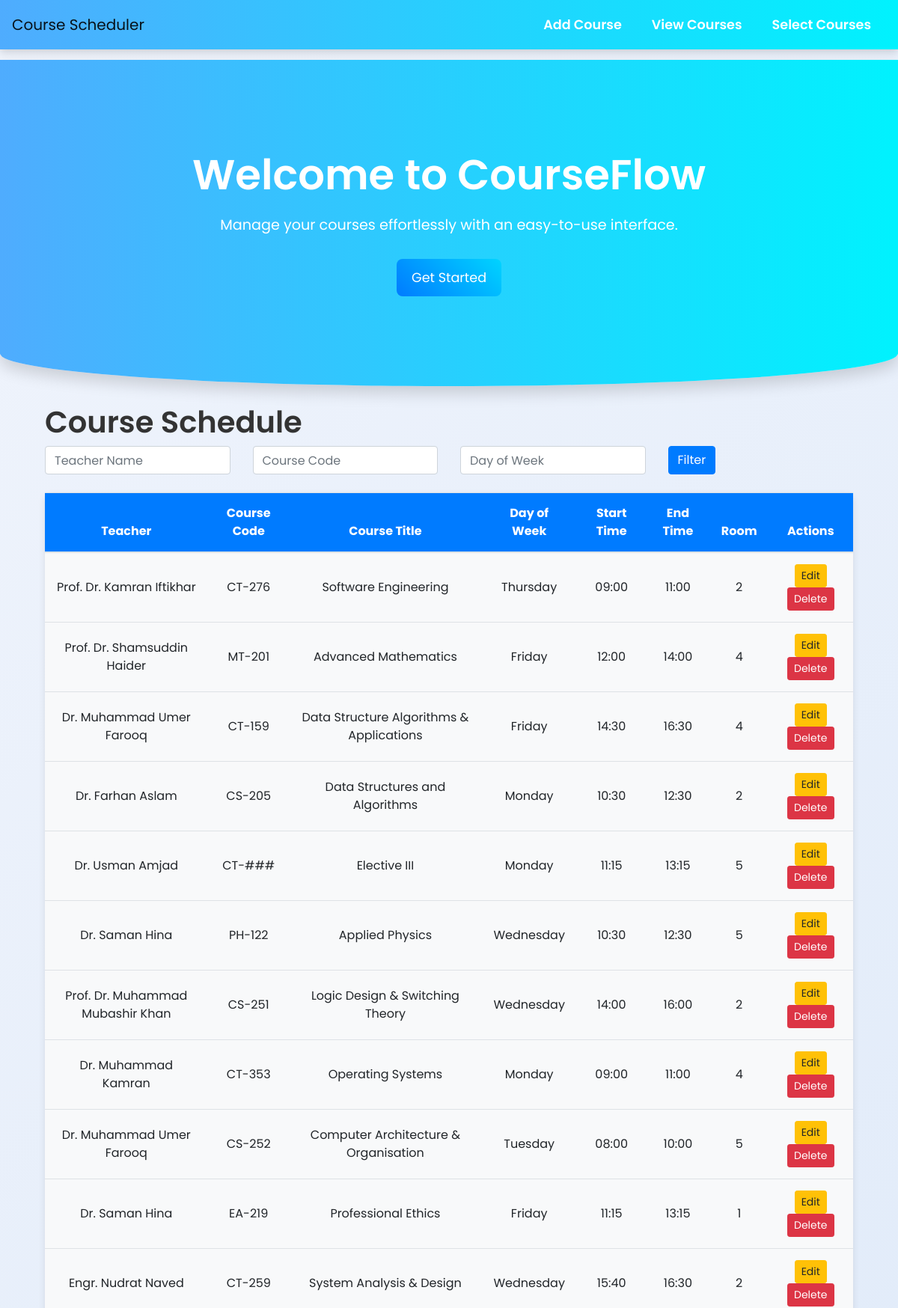
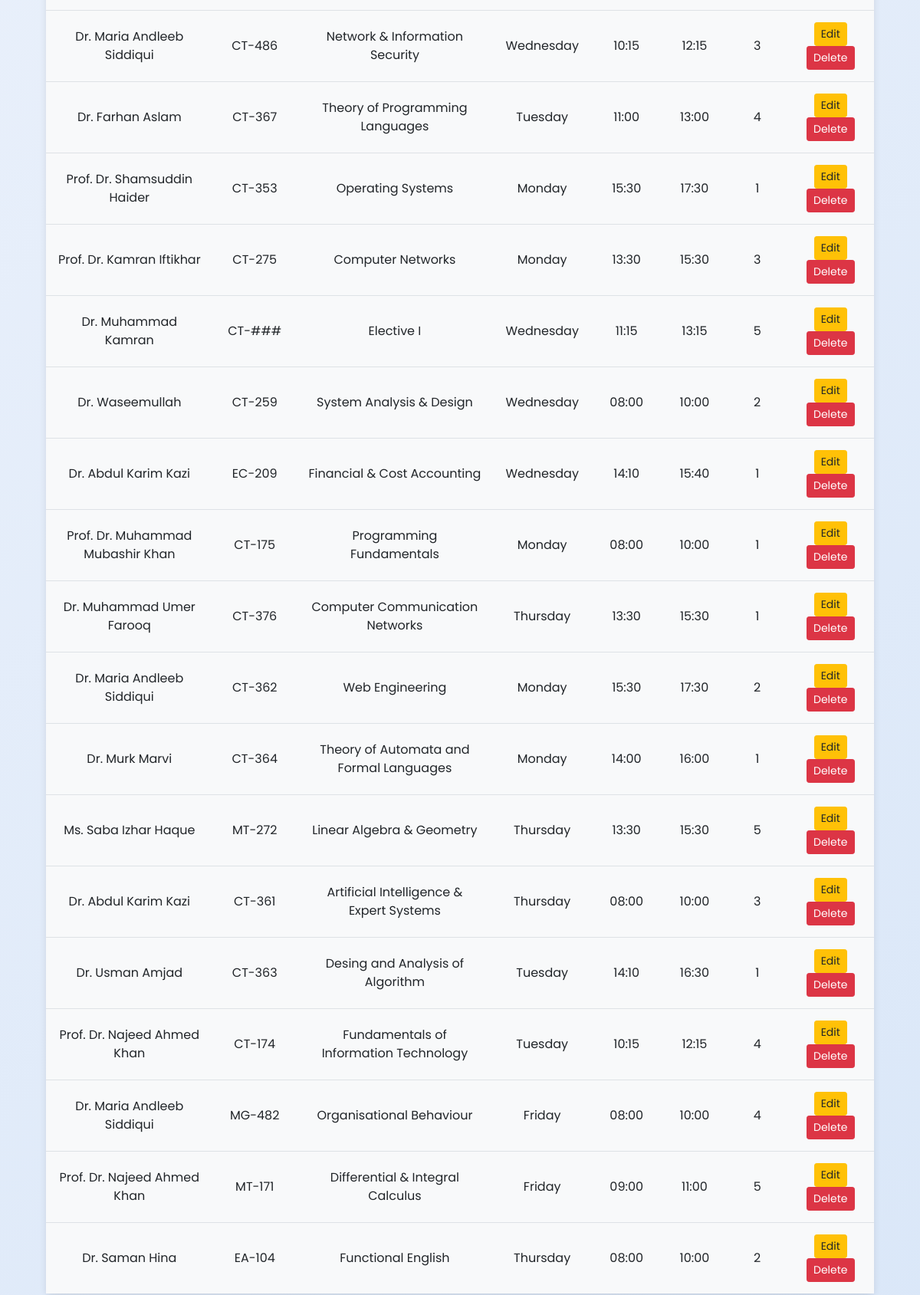
Screenshot of /courses (upper part) with the database file from the repository (2 pictures, top to bottom).
### tables this page shows
CREATE TABLE course_schedule (
        id INTEGER PRIMARY KEY AUTOINCREMENT,
        teacher_name TEXT NOT NULL,
        course_code TEXT NOT NULL,
        course_title TEXT NOT NULL,
        day_of_week TEXT NOT NULL,
        class_start_time TIME NOT NULL,
        class_end_time TIME NOT NULL,
        room INTEGER NOT NULL
    );

### app.py (the view)
@app.route('/courses', methods=['GET', 'POST'])
def course_list():
    try:
        teacher_name = request.args.get('teacher_name', '').strip()
        course_code = request.args.get('course_code', '').strip()
        day_of_week = request.args.get('day_of_week', '').strip()
        query = "SELECT * FROM course_schedule WHERE 1=1"
        params = []
        if teacher_name:
            query += " AND teacher_name LIKE ?"
            params.append(f"%{teacher_name}%")
        if course_code:
            query += " AND course_code LIKE ?"
            params.append(f"%{course_code}%")
        if day_of_week:
            query += " AND day_of_week LIKE ?"
            params.append(f"%{day_of_week}%")
        with get_db_connection() as conn:
            if conn:
                cursor = conn.cursor()
                cursor.execute(query, tuple(params))
                courses = cursor.fetchall()
            else:
                raise sqlite3.Error("Failed to connect to the database")
        if not courses:
            flash("No courses found with the selected filters.", "info")
        return render_template('index.html', courses=courses)
    except sqlite3.Error as e:
        flash(f"Error fetching course data: {e}", "danger")
        return render_template('index.html', courses=[])

### app.py (called while the page is built)
def get_db_connection():
    try:
        conn = sqlite3.connect('university_schedule.db')  # Connect to the database file
        conn.row_factory = sqlite3.Row  # Allows rows to behave like dictionaries
        return conn
    except sqlite3.Error as e:
        print(f"Database connection error: {e}")
        flash(f"Database error: {e}", "danger")
        return None

### templates/index.html (shortened to what this page needs)
{% extends 'base.html' %}
{% block content %}
    <div class="container">
        <h1>Course Schedule</h1>
        <form method="get" class="mb-4">
            <div class="row">
                <div class="col-md-3">
                    <input type="text" name="teacher_name" class="form-control" placeholder="Teacher Name">
                </div>
                <div class="col-md-3">
                    <input type="text" name="course_code" class="form-control" placeholder="Course Code">
                </div>
                <div class="col-md-3">
                    <input type="text" name="day_of_week" class="form-control" placeholder="Day of Week">
                </div>
                <div class="col-md-3">
                    <button type="submit" class="btn btn-primary">Filter</button>
                </div>
            </div>
        </form>
        <table class="table">
            <thead>
                <tr>
                    <th>Teacher</th>
                    <th>Course Code</th>
                    <th>Course Title</th>
                    <th>Day of Week</th>
                    <th>Start Time</th>
                    <th>End Time</th>
                    <th>Room</th>
                    <th>Actions</th>
                </tr>
            </thead>
            <tbody>
                {% for course in courses %}
                <tr>
                    <td>{{ course.teacher_name }}</td>
                    <td>{{ course.course_code }}</td>
                    <td>{{ course.course_title }}</td>
                    <td>{{ course.day_of_week }}</td>
                    <td>{{ course.class_start_time }}</td>
                    <td>{{ course.class_end_time }}</td>
                    <td>{{ course.room }}</td>
                    <td>
                        <a href="{{ url_for('edit_course', id=course.id) }}" class="btn btn-warning btn-sm">Edit</a>
                        <a href="{{ url_for('delete_course', id=course.id) }}" class="btn btn-danger btn-sm" onclick="return confirm('Are you sure you want to delete this course?');">Delete</a>
                    </td>
                </tr>
                {% endfor %}
            </tbody>
        </table>
    </div>
{% endblock %}

### templates/base.html (style rules this page uses)
body { font-family: "Poppins", sans-serif; background: linear-gradient(135deg, #f0f4fc, #dae7f8); color: #333; margin: 0; padding: 0; }
body { font-family: 'Poppins', sans-serif; background-color: #f7f7f7; margin: 0; padding: 0; }
h1, h2 { font-size: 2.5rem; font-weight: 600; }
.table { background-color: #fff; border-radius: 8px; box-shadow: 0 4px 10px rgba(0, 0, 0, 0.1); border-collapse: collapse; }
.table th, .table td { text-align: center; padding: 15px; vertical-align: middle; }
.table th { background-color: #007bff; color: white; }
.table td { background-color: #f8f9fa; font-size: 1rem; }
.mb-4 { margin-bottom: 20px; }

### rows the page displays
course_schedule: teacher_name "Prof. Dr. Kamran Iftikhar", course_code "CT-276", course_title "Software Engineering", day_of_week "Thursday", class_start_time "09:00", class_end_time "11:00", room "2"
course_schedule: teacher_name "Prof. Dr. Shamsuddin Haider", course_code "MT-201", course_title "Advanced Mathematics", day_of_week "Friday", class_start_time "12:00", class_end_time "14:00", room "4"
course_schedule: teacher_name "Dr. Muhammad Umer Farooq", course_code "CT-159", course_title "Data Structure Algorithms & Applications", day_of_week "Friday", class_start_time "14:30", class_end_time "16:30", room "4"
course_schedule: teacher_name "Dr. Farhan Aslam", course_code "CS-205", course_title "Data Structures and Algorithms", day_of_week "Monday", class_start_time "10:30", class_end_time "12:30", room "2"
course_schedule: teacher_name "Dr. Usman Amjad", course_code "CT-###", course_title "Elective III", day_of_week "Monday", class_start_time "11:15", class_end_time "13:15", room "5"
course_schedule: teacher_name "Dr. Saman Hina", course_code "PH-122", course_title "Applied Physics", day_of_week "Wednesday", class_start_time "10:30", class_end_time "12:30", room "5"
course_schedule: teacher_name "Prof. Dr. Muhammad Mubashir Khan", course_code "CS-251", course_title "Logic Design & Switching Theory", day_of_week "Wednesday", class_start_time "14:00", class_end_time "16:00", room "2"
course_schedule: teacher_name "Dr. Muhammad Kamran", course_code "CT-353", course_title "Operating Systems", day_of_week "Monday", class_start_time "09:00", class_end_time "11:00", room "4"
course_schedule: teacher_name "Dr. Muhammad Umer Farooq", course_code "CS-252", course_title "Computer Architecture & Organisation", day_of_week "Tuesday", class_start_time "08:00", class_end_time "10:00", room "5"
course_schedule: teacher_name "Dr. Saman Hina", course_code "EA-219", course_title "Professional Ethics", day_of_week "Friday", class_start_time "11:15", class_end_time "13:15", room "1"
course_schedule: teacher_name "Engr. Nudrat Naved", course_code "CT-259", course_title "System Analysis & Design", day_of_week "Wednesday", class_start_time "15:40", class_end_time "16:30", room "2"
course_schedule: teacher_name "Dr. Maria Andleeb Siddiqui", course_code "CT-486", course_title "Network & Information Security", day_of_week "Wednesday", class_start_time "10:15", class_end_time "12:15", room "3"
course_schedule: teacher_name "Dr. Farhan Aslam", course_code "CT-367", course_title "Theory of Programming Languages", day_of_week "Tuesday", class_start_time "11:00", class_end_time "13:00", room "4"
course_schedule: teacher_name "Prof. Dr. Shamsuddin Haider", course_code "CT-353", course_title "Operating Systems", day_of_week "Monday", class_start_time "15:30", class_end_time "17:30", room "1"
course_schedule: teacher_name "Prof. Dr. Kamran Iftikhar", course_code "CT-275", course_title "Computer Networks", day_of_week "Monday", class_start_time "13:30", class_end_time "15:30", room "3"
course_schedule: teacher_name "Dr. Muhammad Kamran", course_code "CT-###", course_title "Elective I", day_of_week "Wednesday", class_start_time "11:15", class_end_time "13:15", room "5"
course_schedule: teacher_name "Dr. Waseemullah", course_code "CT-259", course_title "System Analysis & Design", day_of_week "Wednesday", class_start_time "08:00", class_end_time "10:00", room "2"
course_schedule: teacher_name "Dr. Abdul Karim Kazi", course_code "EC-209", course_title "Financial & Cost Accounting", day_of_week "Wednesday", class_start_time "14:10", class_end_time "15:40", room "1"
course_schedule: teacher_name "Prof. Dr. Muhammad Mubashir Khan", course_code "CT-175", course_title "Programming Fundamentals", day_of_week "Monday", class_start_time "08:00", class_end_time "10:00", room "1"
course_schedule: teacher_name "Dr. Muhammad Umer Farooq", course_code "CT-376", course_title "Computer Communication Networks", day_of_week "Thursday", class_start_time "13:30", class_end_time "15:30", room "1"
course_schedule: teacher_name "Dr. Maria Andleeb Siddiqui", course_code "CT-362", course_title "Web Engineering", day_of_week "Monday", class_start_time "15:30", class_end_time "17:30", room "2"
course_schedule: teacher_name "Dr. Murk Marvi", course_code "CT-364", course_title "Theory of Automata and Formal Languages", day_of_week "Monday", class_start_time "14:00", class_end_time "16:00", room "1"
course_schedule: teacher_name "Ms. Saba Izhar Haque", course_code "MT-272", course_title "Linear Algebra & Geometry", day_of_week "Thursday", class_start_time "13:30", class_end_time "15:30", room "5"
course_schedule: teacher_name "Dr. Abdul Karim Kazi", course_code "CT-361", course_title "Artificial Intelligence & Expert Systems", day_of_week "Thursday", class_start_time "08:00", class_end_time "10:00", room "3"
course_schedule: teacher_name "Dr. Usman Amjad", course_code "CT-363", course_title "Desing and Analysis of Algorithm", day_of_week "Tuesday", class_start_time "14:10", class_end_time "16:30", room "1"
course_schedule: teacher_name "Prof. Dr. Najeed Ahmed Khan", course_code "CT-174", course_title "Fundamentals of Information Technology", day_of_week "Tuesday", class_start_time "10:15", class_end_time "12:15", room "4"
course_schedule: teacher_name "Dr. Maria Andleeb Siddiqui", course_code "MG-482", course_title "Organisational Behaviour", day_of_week "Friday", class_start_time "08:00", class_end_time "10:00", room "4"
course_schedule: teacher_name "Prof. Dr. Najeed Ahmed Khan", course_code "MT-171", course_title "Differential & Integral Calculus", day_of_week "Friday", class_start_time "09:00", class_end_time "11:00", room "5"
course_schedule: teacher_name "Dr. Saman Hina", course_code "EA-104", course_title "Functional English", day_of_week "Thursday", class_start_time "08:00", class_end_time "10:00", room "2"
